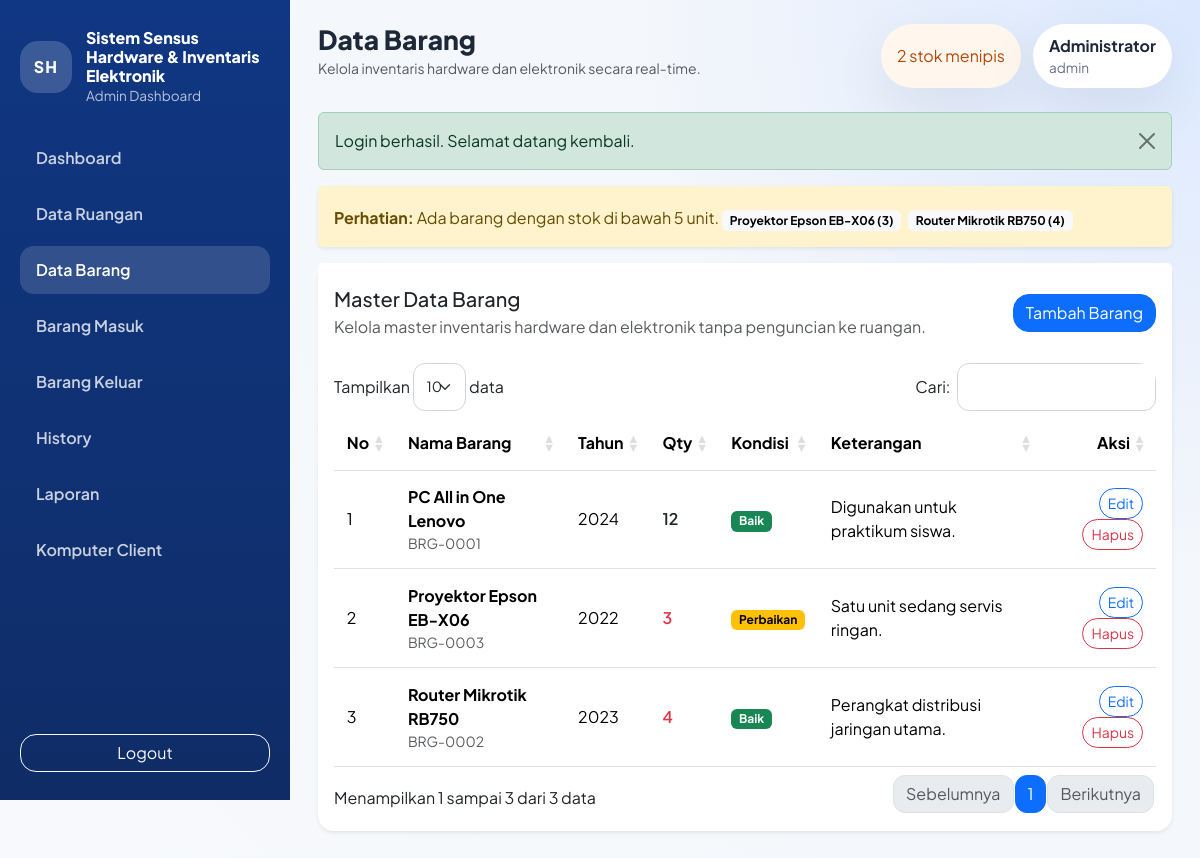
Screenshot of /modules/barang/index.php (signed in) with the database file from the repository.
### tables this page shows
CREATE TABLE barang (
    id INT AUTO_INCREMENT PRIMARY KEY,
    kode_barang VARCHAR(50) NOT NULL UNIQUE,
    nama_barang VARCHAR(150) NOT NULL,
    ruangan_id INT NULL,
    tahun_inventaris YEAR NOT NULL,
    qty INT NOT NULL DEFAULT 0,
    kondisi ENUM('Baik', 'Rusak', 'Perbaikan') NOT NULL DEFAULT 'Baik',
    keterangan TEXT NULL,
    created_at TIMESTAMP DEFAULT CURRENT_TIMESTAMP,
    CONSTRAINT fk_barang_ruangan FOREIGN KEY (ruangan_id) REFERENCES ruangan(id) ON UPDATE CASCADE
);

### includes/helpers.php (called while the page is built, shortened)
<?php
function url(string $path = ''): string
{
    $path = ltrim($path, '/');
    return BASE_URL . ($path !== '' ? '/' . $path : '');
}
function e(?string $value): string
{
    return htmlspecialchars((string) $value, ENT_QUOTES, 'UTF-8');
}
function get_flash(): ?array
{
    $flash = $_SESSION['flash'];
    return $flash;
}
function format_number(int|float|string $value): string
{
    return number_format((float) $value, 0, ',', '.');
}
function condition_badge(string $condition): string
{
    return match ($condition) {
        'Baik' => 'success',
        'Rusak' => 'danger',
        default => 'warning',
    };
}
function current_path(): string
{
    return str_replace('\\', '/', $_SERVER['PHP_SELF'] ?? '');
}
function is_active_menu(string $needle): bool
{
    return str_contains(current_path(), $needle);
}
function fetch_all(PDO $pdo, string $sql, array $params = []): array
{
    $statement = $pdo->prepare($sql);
    $statement->execute($params);
    return $statement->fetchAll();
}
function get_low_stock_items(PDO $pdo, int $limit = 5): array
{
    return fetch_all(
        $pdo,
        'SELECT b.nama_barang, b.qty
         FROM barang b
         WHERE b.qty < 5
         ORDER BY b.qty ASC, b.nama_barang ASC
         LIMIT ' . (int) $limit
    );
}

### includes/auth.php (called while the page is built, shortened)
<?php
function current_user(): ?array
{
    return $_SESSION['user'] ?? null;
}

### modules/barang/index.php (the view, shortened to what this page needs)
<?php
require_once dirname(__DIR__, 2) . '/config/app.php';
$pageTitle = 'Data Barang';
$items = fetch_all(
    $pdo,
    'SELECT b.*
     FROM barang b
     ORDER BY b.nama_barang ASC'
);
require_once BASE_PATH . '/includes/layout_top.php';
?>
<div class="card border-0 shadow-sm">
    <div class="card-header bg-white border-0 d-flex justify-content-between align-items-center flex-wrap gap-3 pt-4">
        <div>
            <h5 class="mb-1">Master Data Barang</h5>
            <p class="text-muted mb-0">Kelola master inventaris hardware dan elektronik tanpa penguncian ke ruangan.</p>
        </div>
        <button class="btn btn-primary" data-bs-toggle="modal" data-bs-target="#addItemModal">Tambah Barang</button>
    </div>
    <div class="card-body">
        <div class="table-responsive">
            <table class="table table-hover align-middle datatable">
                <thead>
                    <tr>
                        <th>No</th>
                        <th>Nama Barang</th>
                        <th>Tahun</th>
                        <th>Qty</th>
                        <th>Kondisi</th>
                        <th>Keterangan</th>
                        <th class="text-end">Aksi</th>
                    </tr>
                </thead>
                <tbody>
                    <?php foreach ($items as $index => $item): ?>
                        <tr>
                            <td><?= $index + 1; ?></td>
                            <td>
                                <strong><?= e($item['nama_barang']); ?></strong>
                                <div class="small text-muted"><?= e($item['kode_barang']); ?></div>
                            </td>
                            <td><?= e($item['tahun_inventaris']); ?></td>
                            <td>
                                <span class="fw-semibold <?= (int) $item['qty'] < 5 ? 'text-danger' : 'text-dark'; ?>">
                                    <?= format_number($item['qty']); ?>
                                </span>
                            </td>
                            <td><span class="badge text-bg-<?= condition_badge($item['kondisi']); ?>"><?= e($item['kondisi']); ?></span></td>
                            <td><?= e($item['keterangan'] ?: '-'); ?></td>
                            <td class="text-end">
                                <button class="btn btn-sm btn-outline-primary" data-bs-toggle="modal" data-bs-target="#editItemModal<?= $item['id']; ?>">Edit</button>
                                <button class="btn btn-sm btn-outline-danger" data-bs-toggle="modal" data-bs-target="#deleteItemModal<?= $item['id']; ?>">Hapus</button>
                            </td>
                        </tr>
                    <?php endforeach; ?>
                </tbody>
            </table>
        </div>
    </div>
</div>
<?php require_once BASE_PATH . '/includes/layout_bottom.php'; ?>

### includes/layout_top.php (shortened to what this page needs)
<?php
$pageTitle = $pageTitle ?? APP_NAME;
$lowStockItems = get_low_stock_items($pdo);
$currentUser = current_user();
$flash = get_flash();
?><!doctype html>
<html lang="id">
<head>
    <link href="https://cdn.jsdelivr.net/npm/bootstrap@5.3.3/dist/css/bootstrap.min.css" rel="stylesheet">
    <link href="https://cdn.datatables.net/1.13.8/css/dataTables.bootstrap5.min.css" rel="stylesheet">
    <link href="https://cdn.datatables.net/responsive/2.5.0/css/responsive.bootstrap5.min.css" rel="stylesheet">
    <link href="<?= e(url('assets/css/style.css')); ?>" rel="stylesheet">
</head>
<body>
    <div class="app-shell">
        <aside class="sidebar d-none d-xl-flex flex-column">
            <div class="sidebar-brand">
                <div class="brand-mark">SH</div>
                <div>
                    <h1><?= e(APP_NAME); ?></h1>
                    <p>Admin Dashboard</p>
                </div>
            </div>
            <nav class="nav flex-column sidebar-nav">
                <a class="nav-link <?= is_active_menu('/modules/dashboard/') ? 'active' : ''; ?>" href="<?= e(url('modules/dashboard/index.php')); ?>">Dashboard</a>
                <a class="nav-link <?= is_active_menu('/modules/ruangan/') ? 'active' : ''; ?>" href="<?= e(url('modules/ruangan/index.php')); ?>">Data Ruangan</a>
                <a class="nav-link <?= is_active_menu('/modules/barang/') ? 'active' : ''; ?>" href="<?= e(url('modules/barang/index.php')); ?>">Data Barang</a>
                <a class="nav-link <?= is_active_menu('/modules/transaksi/masuk.php') ? 'active' : ''; ?>" href="<?= e(url('modules/transaksi/masuk.php')); ?>">Barang Masuk</a>
                <a class="nav-link <?= is_active_menu('/modules/transaksi/keluar.php') ? 'active' : ''; ?>" href="<?= e(url('modules/transaksi/keluar.php')); ?>">Barang Keluar</a>
                <a class="nav-link <?= is_active_menu('/modules/transaksi/history.php') ? 'active' : ''; ?>" href="<?= e(url('modules/transaksi/history.php')); ?>">History</a>
                <a class="nav-link <?= is_active_menu('/modules/laporan/') ? 'active' : ''; ?>" href="<?= e(url('modules/laporan/index.php')); ?>">Laporan</a>
                <a class="nav-link <?= is_active_menu('/modules/komputer/') ? 'active' : ''; ?>" href="<?= e(url('modules/komputer/index.php')); ?>">Komputer Client</a>
            </nav>
            <a href="<?= e(url('logout.php')); ?>" class="btn btn-outline-light mt-auto">Logout</a>
        </aside>
        <div class="content-wrapper">
            <header class="topbar">
                <div class="d-flex align-items-center gap-3">
                    <div>
                        <h2 class="mb-0"><?= e($pageTitle); ?></h2>
                        <small class="text-muted">Kelola inventaris hardware dan elektronik secara real-time.</small>
                    </div>
                </div>
                <div class="topbar-meta">
                    <div class="alert-pill <?= $lowStockItems ? 'alert-low' : 'alert-safe'; ?>">
                        <?= $lowStockItems ? count($lowStockItems) . ' stok menipis' : 'Stok aman'; ?>
                    </div>
                    <div class="user-pill">
                        <strong><?= e($currentUser['nama'] ?? 'Admin'); ?></strong>
                        <span><?= e($currentUser['username'] ?? '-'); ?></span>
                    </div>
                </div>
            </header>
            <main class="page-content">
                <?php if ($flash): ?>
                    <div class="alert alert-<?= e($flash['type']); ?> alert-dismissible fade show">
                        <?= e($flash['message']); ?>
                        <button type="button" class="btn-close" data-bs-dismiss="alert"></button>
                    </div>
                <?php endif; ?>
                <?php if ($lowStockItems): ?>
                    <div class="alert alert-warning border-0 shadow-sm">
                        <strong>Perhatian:</strong> Ada barang dengan stok di bawah 5 unit.
                        <?php foreach ($lowStockItems as $item): ?>
                            <span class="badge text-bg-light me-1 mt-2"><?= e($item['nama_barang']); ?> (<?= e($item['qty']); ?>)</span>
                        <?php endforeach; ?>
                    </div>
                <?php endif; ?>

### assets/css/style.css (style rules this page uses)
:root { --bg-main: #f4f7fb; --bg-sidebar: linear-gradient(180deg, #103783 0%, #0f2c66 100%); --primary: #1b63ff; --primary-soft: #eaf1ff; --text-main: #1d2939; --text-soft: #667085; --border-soft: #e4e7ec; --card-shadow: 0 18px 55px rgba(16, 24, 40, 0.08); }
* { box-sizing: border-box; }
body { font-family: 'Plus Jakarta Sans', sans-serif; background: radial-gradient(circle at top right, #dbe8ff 0%, #f4f7fb 38%, #f7f9fc 100%); color: var(--text-main); overflow-x: hidden; }
.form-control, .form-select, .btn, .card, .modal-content { border-radius: 1rem; }
.app-shell { min-height: 100vh; display: flex; }
.sidebar { width: 290px; padding: 28px 20px; background: var(--bg-sidebar); color: #fff; position: sticky; top: 0; height: 100vh; }
.sidebar-brand { display: flex; gap: 14px; align-items: center; margin-bottom: 28px; }
.brand-mark { width: 52px; height: 52px; border-radius: 18px; display: grid; place-items: center; background: rgba(255, 255, 255, 0.18); font-weight: 800; letter-spacing: 0.08em; flex-shrink: 0; }
.sidebar-brand h1 { font-size: 1rem; margin: 0; font-weight: 800; }
.sidebar-brand p { margin: 0; color: rgba(255, 255, 255, 0.7); font-size: 0.85rem; }
.sidebar-nav { gap: 8px; }
.sidebar-nav .nav-link { color: rgba(255, 255, 255, 0.78); padding: 12px 16px; border-radius: 14px; font-weight: 600; }
.sidebar-nav .nav-link:hover, .sidebar-nav .nav-link.active { color: #fff; background: rgba(255, 255, 255, 0.14); }
.content-wrapper { flex: 1; min-width: 0; }
.topbar { padding: 24px 28px 0; display: flex; justify-content: space-between; align-items: flex-start; gap: 16px; flex-wrap: wrap; }
.topbar h2 { font-size: 1.65rem; font-weight: 800; }
.topbar-meta { display: flex; gap: 12px; flex-wrap: wrap; }
.alert-pill, .user-pill { border-radius: 999px; padding: 10px 16px; background: #fff; box-shadow: var(--card-shadow); display: flex; align-items: center; gap: 8px; }
.alert-low { color: #b54708; background: #fff7ed; }
.user-pill { flex-direction: column; align-items: flex-start; gap: 0; }
.user-pill span { color: var(--text-soft); font-size: 0.85rem; }
.page-content { padding: 24px 28px 28px; }
.card { border: 1px solid rgba(16, 24, 40, 0.04); box-shadow: var(--card-shadow); }
.card-header { background: transparent; }
.table > :not(caption) > * > * { padding: 0.9rem 0.8rem; vertical-align: middle; }
.table td, .table th { white-space: normal; }
.table-responsive { border-radius: 18px; }

### rows the page displays
barang: nama_barang "Proyektor Epson EB-X06", qty "3", kode_barang "BRG-0003", tahun_inventaris "2022", kondisi "Perbaikan", keterangan "Satu unit sedang servis ringan."
barang: nama_barang "Router Mikrotik RB750", qty "4", kode_barang "BRG-0002", tahun_inventaris "2023", kondisi "Baik", keterangan "Perangkat distribusi jaringan utama."
barang: nama_barang "PC All in One Lenovo", kode_barang "BRG-0001", tahun_inventaris "2024", qty "12", kondisi "Baik", keterangan "Digunakan untuk praktikum siswa."

### other values shown
APP_NAME "Sistem Sensus Hardware & Inventaris Elektronik"
$pageTitle "Data Barang"
count($lowStockItems) "2"
$currentUser['nama'] "Administrator"
$currentUser['username'] "admin"
$flash['message'] "Login berhasil. Selamat datang kembali."
